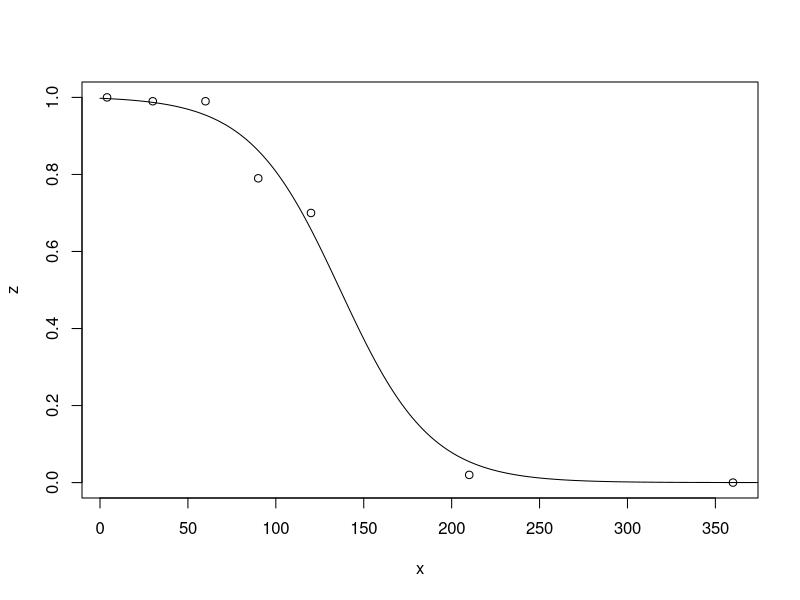
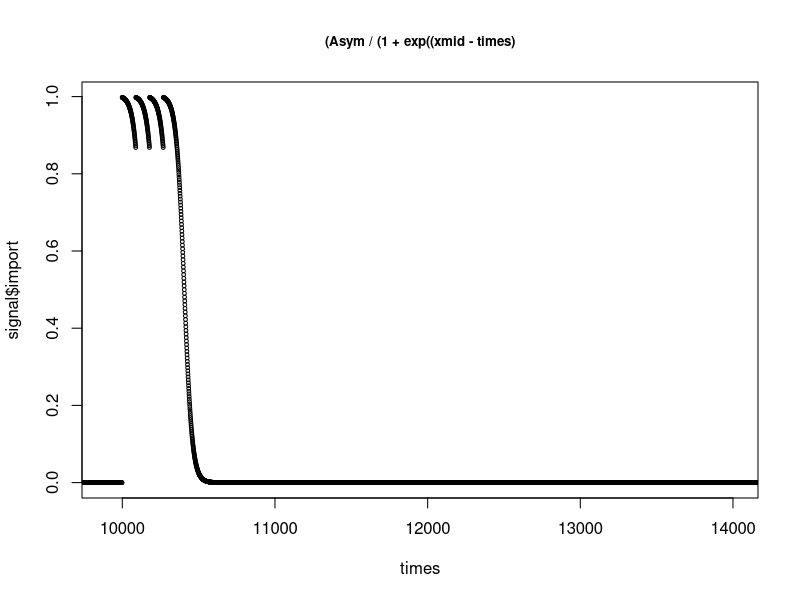
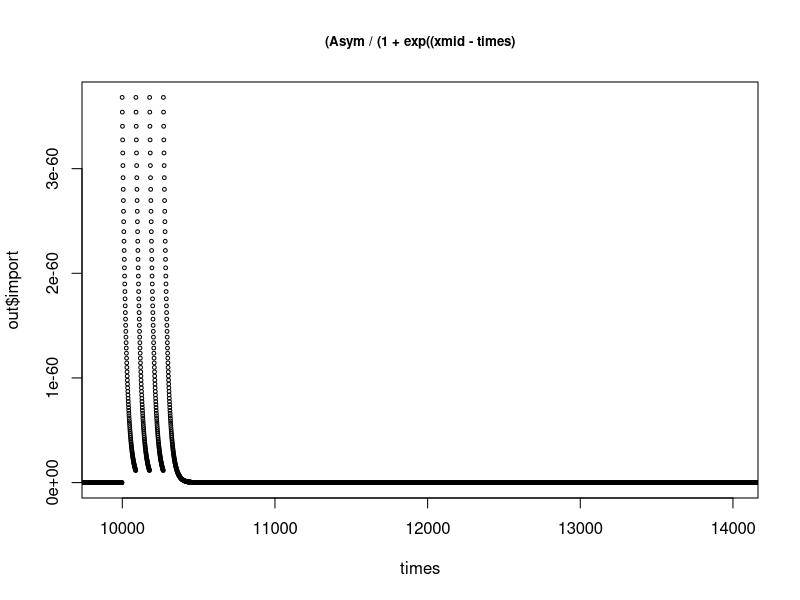

The R script that drew these images, in order: (Note: this script raises an error after producing the figures.)

#==========================================================================
#  II. Model Two: Bugs and Dogs transmission dynamics after fluralaner tx
#==========================================================================



#=============================================
#   estimate parameter z, percent of bugs that die after feeding on treated dogs, from data in Laino et al. 2019 https://www.ncbi.nlm.nih.gov/pubmed/30981313
#	 	x = days post fluralaner treatment
#		y = percentage of bugs that died after feeding on treated dogs (5th stage pyrethroid resistant instars) NOT USED
#		z = percentage of bugs that died after feeding on treated dogs (5th stage suceptible instars) USED 
#   For x, y, and z, tried to implement the treatment after 365 days
#=============================================


#Initial vectors for days post treatment, % killed
x <- c(4, 30, 60, 90, 120, 210, 360) #days post treatment
y <- c(0.99, 1.0, 1.0, 0.47, 0.49, 0, 0)  #% killed
z <- c(1.0, 0.99, 0.99, 0.79, 0.7, 0.02, 0) #% killed



plot(z ~ x)


#=============================================
#  fit data with logistic curve
#       -using % dead 5th stage suceptible bugs against days post fluralaner tx
# 		-fit2 stores fitted values
#		-plot to check fit
#		-extract fit values using equation y = Asym / (1 + exp((xmid - input) / scal))
#=============================================
fit2 <- nls(z ~ SSlogis(x, Asym, xmid, scal), data = data.frame(x, z))
summary(fit2)

lines(seq(0, 400, length.out = 400),
      predict(fit2, newdata = data.frame(x = seq(0.5, 400, length.out = 400))))

Asym<-summary(fit2)$parameters[1,1]
xmid<-summary(fit2)$parameters[2,1]
scal<-summary(fit2)$parameters[3,1]





#=============================================
#   force the time dependent covariate 
#       z is the probability of death from Fluralaner per bite
#=============================================

#=============================================
#   TRY TO MAKE THE FUNCTION FOR INPUTTING DIFFERENT TREATMENT TIMES
#=============================================

times <- seq(0, 20000, by = 1)
signal <- data.frame(times = times, import = rep(0, length(times)))


######TEST DIFFERENT INPUTS FOR FUNCTION
# inputs
Asym<-summary(fit2)$parameters[1,1]
xmid<-summary(fit2)$parameters[2,1]
scal<-summary(fit2)$parameters[3,1]
trt.start <- c(10000,10090,10180,10270)  #input for start times of treatments 
trt.end <- c(trt.start + 400) #input for the end times of treatments
trt.segments <- unlist(Map(':', trt.start, trt.end)) #Create the treatment segments
time.segments <- rep(0:401, times=length(trt.start)) #create the corresponding time segments 

signal$import[trt.segments] = (Asym / (1 + exp((xmid - times[time.segments]) / scal)))  
 

#Check that the lengths of the time segments and treatment segments are the same
length(signal$import[trt.segments])  
length(signal$times[time.segments])

#Plot to verify correct - this is correct
(plot(times,signal$import, xlim = c(9900, 14000),
      main="(Asym / (1 + exp((xmid - times)", cex.main=0.8, cex=0.5))


#=============================================
#   Put all the above information in the function below
#=============================================

times <- seq(0, 20000, by = 1)
signal <- data.frame(times = times, import = rep(0, length(times)))

trt.function <- function(model_fit, trt_days, signal) {
  #inputs
  Asym<-summary(fit2)$parameters[1,1]
  xmid<-summary(fit2)$parameters[2,1]
  scal<-summary(fit2)$parameters[3,1]
  trt.start = trt_days
  trt.end = c(trt.start + 400)
  trt.segments <- unlist(Map(':', trt.start, trt.end))
  time.segments <- rep(0:401, times=length(trt.start))
  signal$import[trt.segments] = (Asym / (1 + exp((xmid - times[time.segments] / scal))))
  return(signal)
}


#Test function

trt.days =c(10000,10090,10180,10270) #Vector of treatment days

out <-trt.function(fit2, trt.days, signal)



#Plot to verify correct - this is correct
(plot(times, out$import, xlim = c(9900, 14000),
      main="(Asym / (1 + exp((xmid - times)", cex.main=0.8, cex=0.5))


trt2.function <- function(fit2, trt.days, signal) {
  Asym<-summary(fit2)$parameters[1,1]
  xmid<-summary(fit2)$parameters[2,1]
  scal<-summary(fit2)$parameters[3,1]
  trt.start <- trt.days
  trt.end <- c(trt.start + 400)
  trt.segments <- unlist(Map(':', trt.start, trt.end))
  time.segments <- rep(0:401, times=length(trt.start)) 
  signal$import[trt.segments] = (Asym / (1 + exp((xmid - times[time.segments]) / scal)))  
  return(signal)
}

trt.days <- c(10000,10090,10180,10270) 

out <-trt2.function(fit2, trt.days, signal)

input <- approxfun(out, rule = 2)


RMTx2 <- function(times, stateTx2, parametersTx2)   
{
  with(
    as.list(c(stateTx2, parametersTx2)), 
    {
      z <- input(times)
      dX <- ((m*a*b*Y)+(p*k*(a*m*z*Y)))*(1-X)-r*X #jr added density dependent mortality   #dx: change in proportion of infected dogs.  Vectorial transmission is the first term (m*a*b*Y), oral transmission the second (k*q*Y)
      dY <- a*c*X*(exp(-g*n)-Y)-((g*(1-m/K)*Y)+(m*a*z*Y)) #dx: change in proportion of infected bugs.  mzl added density dependent mortality
      dm <- ((R*(1-m/K)*m )+(-m*a*z)) #where the ratio of bugs: dog decreases by (-maz) and increases by logistic growth for bug population (R*(1-m/K)*m )
      return(list(c(dX, dY, dm)))
    }
  )
}

#=============================================
#  Run the model
#   -proportion of infected dogs (X) and bugs (Y) are taken from the proportions at the equilibrium of the model pre-treatment
#   -in 
#=============================================

initTx2 <- c(X = 0.01, Y= 0, m=40) 
parametersTx2 <- c(a=1/14, b=0.00068, n=45, g=0.01, c=0.28, k=.10, r= 0.0009, p=0.8, K=40, R= 0.09)
outTx2 <- as.data.frame(ode(y = initTx2, times = times, func = RMTx2, parms = parametersTx2))
#times <- seq(0, 10000, by = 1)
#timesTx2 <- seq(0, 10000, by = 1)


#=============================================
#   Plot Results
#   m     Bugs per Dog
#   X     Dog Prevalence
#   Y*m   Positive Bugs Per Dog
#   Y     Bug Prevalence
#=============================================
par(mfrow=c(1,2))
plot(outTx2$m, type='l',main='Bugs per Dog', ylab = "# bugs", xlab = "Days", cex.main=0.8)
abline(v=c(9995, 10120, 10240), col="green", lty=2)
plot(outTx2$Y*outTx2$m, type='l', main = 'Positive Bugs Per Dog', ylab = "# bugs", xlab = "Days", cex.main=0.8)
abline(v=9995, col="green", lty=2)
plot(outTx2$X, type='l', main= 'Dog Prevalence, 1 tx per year per 3 years', ylab = "Proportion infected", xlab = "Days", cex.main=0.8, xlim=c(9500,20000))
abline(v=c(10000, 10400, 10800), col="green", lty=2)
plot(outTx2$Y, type='l', main = 'Bug prevalence, 1 tx per year for 3 years ', ylab = "Proportion infected", xlab = "Days", cex.main=0.8, xlim = c(9900, 10400))
abline(v=c(10000, 10400, 10800), col="green", lty=2)


